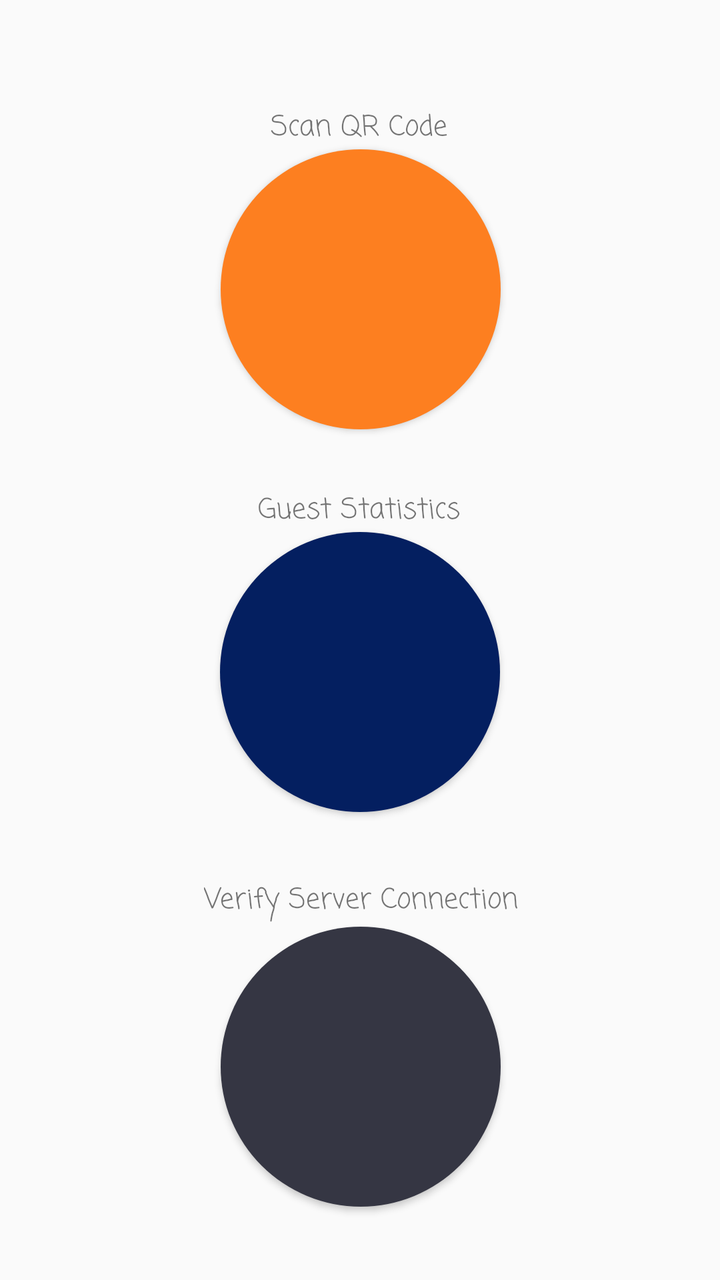
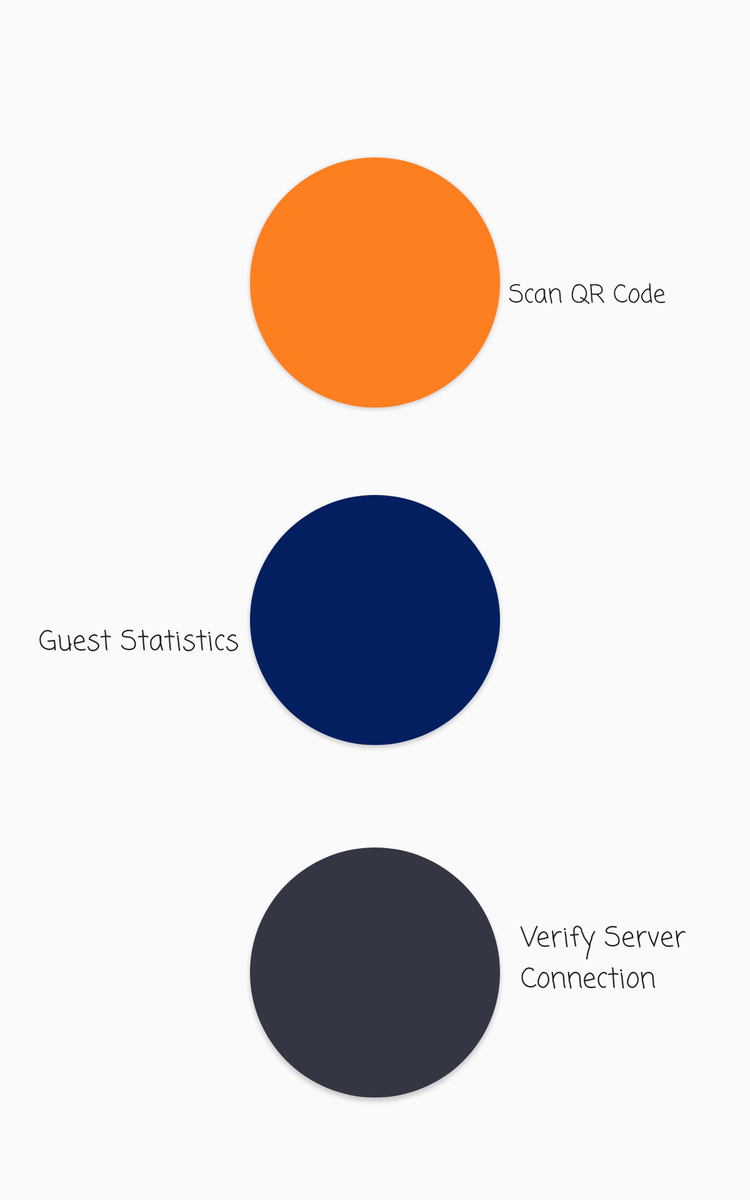

First picture: res/layout/ on a phone held upright. Second picture: the repository's own variant of that layout, on a device whose configuration matches the variant's folder. Source for both follows.
<!-- AndroidManifest.xml: activity theme AppTheme -->
<!-- res/layout/activity_home.xml -->
<?xml version="1.0" encoding="utf-8"?>
<androidx.constraintlayout.widget.ConstraintLayout xmlns:android="http://schemas.android.com/apk/res/android"
    xmlns:app="http://schemas.android.com/apk/res-auto"
    xmlns:tools="http://schemas.android.com/tools"
    android:layout_width="match_parent"
    android:layout_height="match_parent"
    tools:context=".HomeActivity">

    <Button
        android:id="@+id/scan_code"
        android:layout_width="140dp"
        android:layout_height="140dp"
        android:layout_marginTop="56dp"
        android:background="@drawable/circular_button_home_scan_code"
        app:layout_constraintBottom_toTopOf="@+id/check_count"
        app:layout_constraintEnd_toEndOf="parent"
        app:layout_constraintHorizontal_bias="0.501"
        app:layout_constraintStart_toStartOf="parent"
        app:layout_constraintTop_toTopOf="parent"
        app:layout_constraintVertical_bias="0.268" />

    <TextView
        android:id="@+id/textView2"
        android:layout_width="wrap_content"
        android:layout_height="wrap_content"
        android:fontFamily="casual"
        android:text="Scan QR Code"
        android:textAppearance="@style/TextAppearance.AppCompat.Small"
        app:layout_constraintBottom_toTopOf="@+id/scan_code"
        app:layout_constraintEnd_toEndOf="parent"
        app:layout_constraintHorizontal_bias="0.498"
        app:layout_constraintStart_toStartOf="parent"
        app:layout_constraintTop_toTopOf="parent"
        app:layout_constraintVertical_bias="1.0" />

    <Button
        android:id="@+id/check_count"
        android:layout_width="140dp"
        android:layout_height="140dp"
        android:layout_marginTop="32dp"
        android:background="@drawable/circular_button_home_check_count"
        app:layout_constraintBottom_toBottomOf="parent"
        app:layout_constraintEnd_toEndOf="parent"
        app:layout_constraintHorizontal_bias="0.5"
        app:layout_constraintStart_toStartOf="parent"
        app:layout_constraintTop_toTopOf="parent" />

    <Button
        android:id="@+id/verify_conn"
        android:layout_width="140dp"
        android:layout_height="140dp"
        android:background="@drawable/circular_button_home_verify_conn"
        app:layout_constraintBottom_toBottomOf="parent"
        app:layout_constraintEnd_toEndOf="parent"
        app:layout_constraintHorizontal_bias="0.501"
        app:layout_constraintStart_toStartOf="parent"
        app:layout_constraintTop_toBottomOf="@+id/check_count"
        app:layout_constraintVertical_bias="0.609" />

    <TextView
        android:id="@+id/textView4"
        android:layout_width="wrap_content"
        android:layout_height="wrap_content"
        android:fontFamily="casual"
        android:text="Verify Server Connection"
        android:textAppearance="@style/TextAppearance.AppCompat.Small"
        app:layout_constraintBottom_toTopOf="@+id/verify_conn"
        app:layout_constraintEnd_toEndOf="parent"
        app:layout_constraintHorizontal_bias="0.503"
        app:layout_constraintStart_toStartOf="parent"
        app:layout_constraintTop_toBottomOf="@+id/check_count"
        app:layout_constraintVertical_bias="0.934" />

    <TextView
        android:id="@+id/textView3"
        android:layout_width="wrap_content"
        android:layout_height="wrap_content"
        android:fontFamily="casual"
        android:text="Guest Statistics"
        android:textAppearance="@style/TextAppearance.AppCompat.Small"
        app:layout_constraintBottom_toTopOf="@+id/check_count"
        app:layout_constraintEnd_toEndOf="parent"
        app:layout_constraintHorizontal_bias="0.498"
        app:layout_constraintStart_toStartOf="parent"
        app:layout_constraintTop_toBottomOf="@+id/scan_code"
        app:layout_constraintVertical_bias="1.0" />


</androidx.constraintlayout.widget.ConstraintLayout>
<!-- resources referenced by this layout -->
<resources>
  <!-- drawable circular_button_home_check_count (drawable) -->
  <?xml version="1.0" encoding="utf-8"?>
  <shape xmlns:android="http://schemas.android.com/apk/res/android"
      android:shape="oval">
  
      <size
          android:width="140dp"
          android:height="140dp"/>
      <solid android:color="@color/btn_check_count_color"/>
  
  
  </shape>
  <!-- drawable circular_button_home_scan_code (drawable) -->
  <?xml version="1.0" encoding="utf-8"?>
  <shape xmlns:android="http://schemas.android.com/apk/res/android"
      android:shape="oval">
  
      <size
          android:width="140dp"
          android:height="140dp"/>
      <solid android:color="@color/btn_scan_code_color"/>
  
  
  </shape>
  <!-- drawable circular_button_home_verify_conn (drawable) -->
  <?xml version="1.0" encoding="utf-8"?>
  <shape xmlns:android="http://schemas.android.com/apk/res/android"
      android:shape="oval">
  
      <size
          android:width="140dp"
          android:height="140dp"/>
      <solid android:color="@color/btn_verify_conn_color"/>
  
  
  </shape>
  <style name="AppTheme" parent="Theme.AppCompat.Light.DarkActionBar">
          
          <item name="colorPrimary">@color/colorPrimary</item>
          <item name="colorPrimaryDark">@color/colorPrimaryDark</item>
          <item name="colorAccent">@color/colorAccent</item>
      </style>
  <color name="btn_check_count_color">#041F60</color>
  <color name="btn_scan_code_color">#FD7F20</color>
  <color name="btn_verify_conn_color">#353643</color>
  <color name="colorPrimary">#D88870D3</color>
  <color name="colorPrimaryDark">#4D407A</color>
  <color name="colorAccent">#00F5F5</color>
</resources>
<!-- res/layout-sw600dp/activity_home.xml (the repository's variant of the layout above) -->
<!-- drawn on a 7-inch tablet held upright -->
<?xml version="1.0" encoding="utf-8"?>
<androidx.constraintlayout.widget.ConstraintLayout xmlns:android="http://schemas.android.com/apk/res/android"
    xmlns:app="http://schemas.android.com/apk/res-auto"
    xmlns:tools="http://schemas.android.com/tools"
    android:layout_width="match_parent"
    android:layout_height="match_parent"
    tools:context=".HomeActivity">

    <Button
        android:id="@+id/scan_code"
        android:layout_width="200dp"
        android:layout_height="200dp"
        android:layout_marginTop="56dp"
        android:background="@drawable/circular_button_home_scan_code"
        app:layout_constraintBottom_toTopOf="@+id/check_count"
        app:layout_constraintEnd_toEndOf="parent"
        app:layout_constraintHorizontal_bias="0.5"
        app:layout_constraintStart_toStartOf="parent"
        app:layout_constraintTop_toTopOf="parent" />

    <Button
        android:id="@+id/check_count"
        android:layout_width="200dp"
        android:layout_height="200dp"
        android:layout_marginTop="32dp"
        android:background="@drawable/circular_button_home_check_count"
        app:layout_constraintBottom_toBottomOf="parent"
        app:layout_constraintEnd_toEndOf="parent"
        app:layout_constraintHorizontal_bias="0.5"
        app:layout_constraintStart_toStartOf="parent"
        app:layout_constraintTop_toTopOf="parent" />

    <Button
        android:id="@+id/verify_conn"
        android:layout_width="200dp"
        android:layout_height="200dp"
        android:background="@drawable/circular_button_home_verify_conn"
        app:layout_constraintBottom_toBottomOf="parent"
        app:layout_constraintEnd_toEndOf="parent"
        app:layout_constraintHorizontal_bias="0.5"
        app:layout_constraintStart_toStartOf="parent"
        app:layout_constraintTop_toBottomOf="@+id/check_count" />

    <TextView
        android:id="@+id/textView2"
        android:layout_width="wrap_content"
        android:layout_height="wrap_content"
        android:layout_marginTop="144dp"
        android:fontFamily="casual"
        android:text="Scan QR Code"
        android:textAppearance="@style/TextAppearance.AppCompat.Widget.ActionBar.Title"
        app:layout_constraintBottom_toBottomOf="parent"
        app:layout_constraintEnd_toEndOf="parent"
        app:layout_constraintHorizontal_bias="0.097"
        app:layout_constraintStart_toEndOf="@+id/scan_code"
        app:layout_constraintTop_toTopOf="parent"
        app:layout_constraintVertical_bias="0.098" />

    <TextView
        android:id="@+id/textView3"
        android:layout_width="wrap_content"
        android:layout_height="wrap_content"
        android:layout_marginTop="308dp"
        android:fontFamily="casual"
        android:text="Guest Statistics"
        android:textAppearance="@style/TextAppearance.AppCompat.Large"
        app:layout_constraintBottom_toBottomOf="parent"
        app:layout_constraintEnd_toStartOf="@+id/check_count"
        app:layout_constraintHorizontal_bias="0.771"
        app:layout_constraintStart_toStartOf="parent"
        app:layout_constraintTop_toTopOf="parent"
        app:layout_constraintVertical_bias="0.306" />

    <TextView
        android:id="@+id/textView4"
        android:layout_width="wrap_content"
        android:layout_height="wrap_content"
        android:layout_marginEnd="24dp"
        android:fontFamily="casual"
        android:text="Verify Server\nConnection"
        android:textAppearance="@style/TextAppearance.AppCompat.Large"
        app:layout_constraintBottom_toBottomOf="parent"
        app:layout_constraintEnd_toEndOf="parent"
        app:layout_constraintHorizontal_bias="0.37"
        app:layout_constraintStart_toEndOf="@+id/verify_conn"
        app:layout_constraintTop_toBottomOf="@+id/textView2"
        app:layout_constraintVertical_bias="0.752" />


</androidx.constraintlayout.widget.ConstraintLayout>
